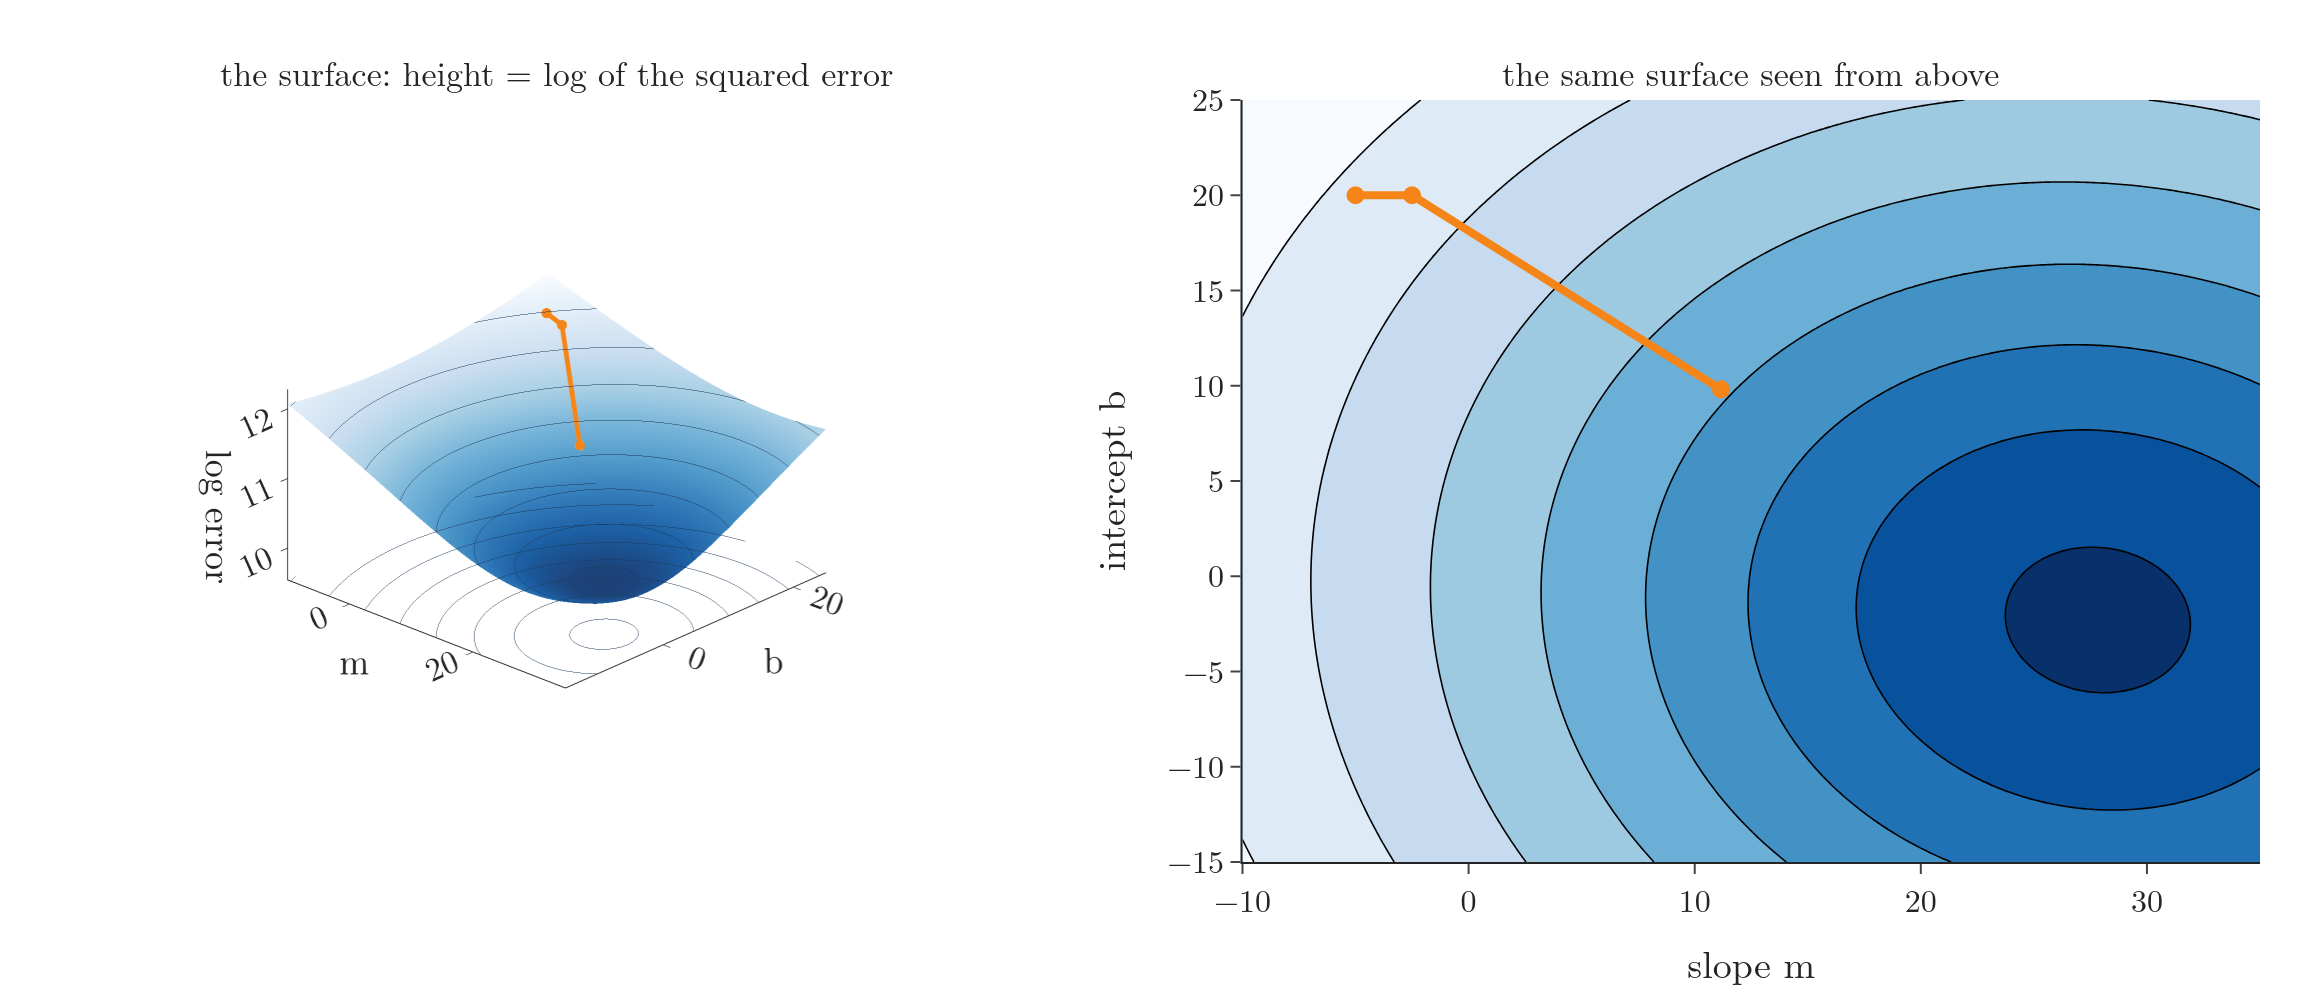

The script that drew this image:
"""The squared-error surface behind the contour maps of this Note (100-point example, log of the sum of squared
errors over slope m and intercept b). Left: the surface; right: the same surface seen from above, with the two arrows
of the Ridge step (old w -> shrink -> new w) on both (Plotly)."""
from pathlib import Path
import numpy as np
import plotly.graph_objects as go
from plotly.subplots import make_subplots
from ridge_race import ms, bs, Z, paths
from gifkit import FONT
from surface_tilt import surface_traces, scene

here = Path(__file__).parent
eta, lam = 0.005, 100
old, new = paths[100][0], paths[100][1]
shr = np.array([(1 - eta * lam) * old[0], old[1]])
lv = (float(Z.min()) + 0.05, float(Z.max()), 0.25)
route = np.array([old, shr, new])
tr, zf = surface_traces(ms, bs, Z, lv, path=route, lift=0.1)
fig = make_subplots(1, 2, specs=[[{"type": "scene"}, {}]], horizontal_spacing=0.08,
                    subplot_titles=("the surface: height = log of the squared error", "the same surface seen from above"))
for t in tr:
    fig.add_trace(t, 1, 1)
fig.update_scenes(scene(ms, bs, Z, zf, "m", "b", "log error", (1.5, -1.6, 1.0), 3), row=1, col=1)
fig.add_trace(go.Contour(x=ms, y=bs, z=Z, showscale=False, colorscale="Blues", reversescale=True,
                         contours=dict(start=lv[0], end=lv[1], size=lv[2]), line=dict(width=0.8)), 1, 2)
fig.add_trace(go.Scatter(x=route[:, 0], y=route[:, 1], mode="lines+markers", line=dict(color="#F58518", width=4),
                         marker=dict(size=9, color="#F58518")), 1, 2)
fig.update_xaxes(title="slope m", range=[ms[0], ms[-1]], row=1, col=2)
fig.update_yaxes(title="intercept b", range=[bs[0], bs[-1]], row=1, col=2)
fig.update_layout(template="simple_white", width=1150, height=500, showlegend=False, font=dict(FONT, size=16),
                  margin=dict(l=10, r=20, t=50, b=60))
fig.update_annotations(font_size=17)
fig.write_image(here / "surface_panel.png", scale=2)
fig.write_image(here / "surface_panel.pdf")
